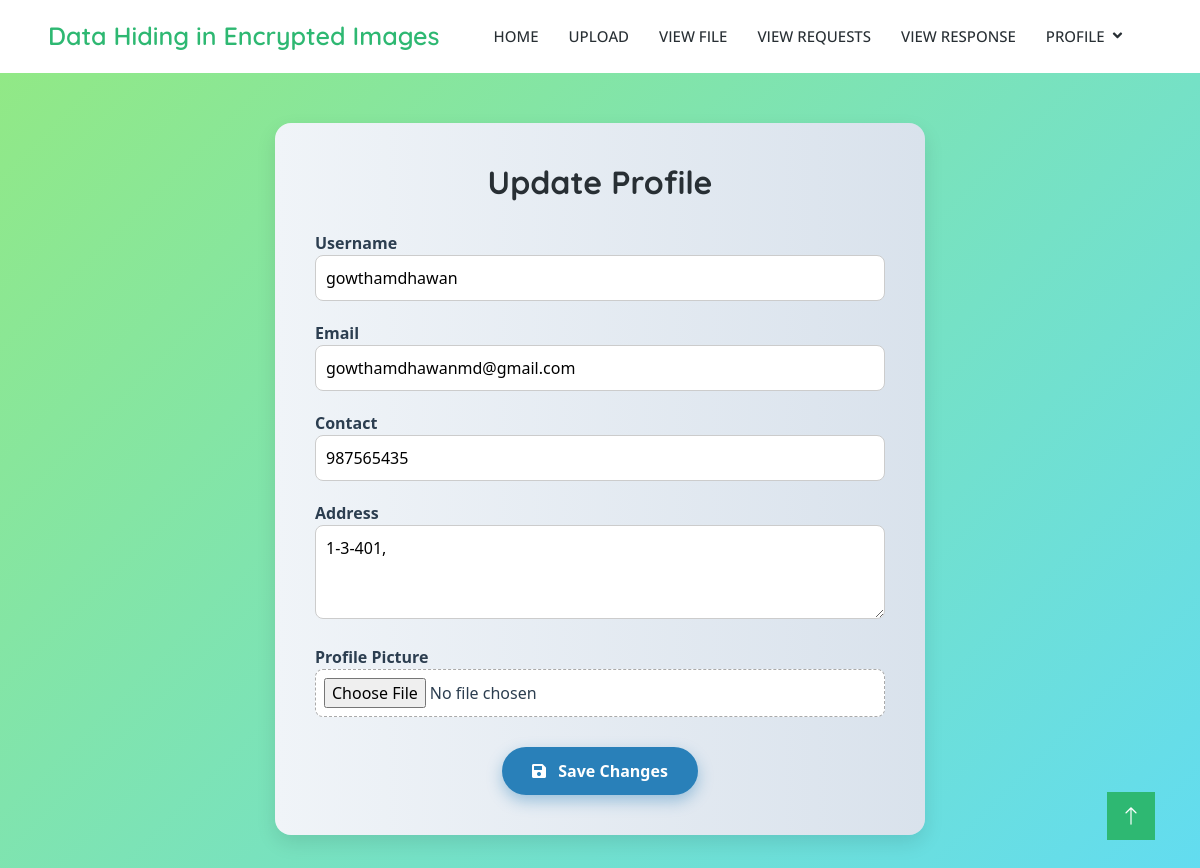
/update_profile/ (signed in), run on the app's committed database.
### app/models.py (models this page shows, shortened)
class UserModel(models.Model):
    username = models.CharField(max_length=50)
    email = models.EmailField()
    password = models.CharField(max_length=300)
    contact = models.IntegerField()
    address = models.TextField()
    profile = models.ImageField(upload_to='Profile')
    otp = models.CharField(max_length=8 , null=True)
    is_authorized = models.BooleanField(default=False)
    role = models.CharField(max_length=12 , choices=(('do','do') , ('du','du')))
    class Meta:
        db_table = 'UserModel'

### app/views.py (the view, shortened to what this page needs)
# urls.py: path('update_profile/' , update_profile, name='update_profile'),
def update_profile(request):
    email = request.session.get('email')
    if not email:
        messages.error(request , 'You must be logged in')
        return redirect('user_login')
    try:
        user = UserModel.objects.get(email = email)
    except UserModel.DoesNotExist:
        messages.error(request , 'User not found')
        return redirect('user_login')
    return render(request , 'update_profile.html' , {'user':user})

### templates/update_profile.html (shortened to what this page needs)
{% extends 'index.html' %}
{% block nav %}
<nav class="navbar navbar-expand-lg bg-white navbar-light sticky-top py-lg-0 px-4 px-lg-5 wow fadeIn" data-wow-delay="0.1s">
  <a href="{% url 'user_dashboard' %}" class="navbar-brand p-0">
    <h1 class="m-0 text-primary" style="font-size: 25px;">Data Hiding in Encrypted Images</h1>
  </a>
  <div class="collapse navbar-collapse py-4 py-lg-0" id="navbarCollapse">
    <div class="navbar-nav ms-auto align-items-center">
      <a href="{% url 'user_dashboard' %}" class="nav-item nav-link">Home</a>
      <a href="{% url 'uploadfile' %}" class="nav-item nav-link">Upload</a>
      <a href="{% url 'viewfile' %}" class="nav-item nav-link">View File</a>
      <a href="{% url 'view_requests' %}" class="nav-item nav-link">View Requests</a>
      <a href="{% url 'view_response' %}" class="nav-item nav-link">View Response</a>
      <div class="nav-item dropdown">
        <a href="#" class="nav-link dropdown-toggle d-flex align-items-center" data-bs-toggle="dropdown">
          <span>Profile</span>
        </a>
      </div>
    </div>
  </div>
</nav>
{% endblock %}
{% block hero %}
<div style="
    max-width: 650px;
    margin: 50px auto;
    padding: 40px;
    background: linear-gradient(to right, #f0f4f8, #d9e2ec);
    box-shadow: 0 8px 20px rgba(0, 0, 0, 0.1);
    border-radius: 16px;
    font-family: 'Segoe UI', Tahoma, Geneva, Verdana, sans-serif;
    color: #2c3e50;
">
    <h2 style="text-align: center; font-weight: bold; margin-bottom: 30px;">Update Profile</h2>
    <form method="POST" enctype="multipart/form-data" style="display: flex; flex-direction: column; gap: 20px;">
        <div>
            <label for="username" style="font-weight: 600;">Username</label><br>
            <input type="text" name="username" id="username" value="{{ user.username }}" required
                style="width: 100%; padding: 10px; border: 1px solid #ccc; border-radius: 8px;">
        </div>
        <div>
            <label for="email" style="font-weight: 600;">Email</label><br>
            <input type="email" name="email" id="email" value="{{ user.email }}" required
                style="width: 100%; padding: 10px; border: 1px solid #ccc; border-radius: 8px;">
        </div>
        <div>
            <label for="contact" style="font-weight: 600;">Contact</label><br>
            <input type="text" name="contact" id="contact" value="{{ user.contact }}" required
                style="width: 100%; padding: 10px; border: 1px solid #ccc; border-radius: 8px;">
        </div>
        <div>
            <label for="address" style="font-weight: 600;">Address</label><br>
            <textarea name="address" id="address" rows="3" required
                style="width: 100%; padding: 10px; border: 1px solid #ccc; border-radius: 8px;">{{ user.address }}</textarea>
        </div>
        <div>
            <label for="profile" style="font-weight: 600;">Profile Picture</label><br>
            <input type="file" name="profile" id="profile"
                style="width: 100%; padding: 8px; border: 1px dashed #aaa; border-radius: 8px; background-color: #fff;">
        </div>
        <div style="text-align: center; margin-top: 10px;">
            <button type="submit"
                style="
                    background-color: #2980b9;
                    color: white;
                    padding: 12px 30px;
                    border: none;
                    border-radius: 30px;
                    font-size: 16px;
                    font-weight: bold;
                    box-shadow: 0 6px 15px rgba(41, 128, 185, 0.4);
                    cursor: pointer;
                    transition: background-color 0.3s ease;
                "
                onmouseover="this.style.backgroundColor='#1f618d'"
                onmouseout="this.style.backgroundColor='#2980b9'"
            >
                <i class="fas fa-save" style="margin-right: 8px;"></i> Save Changes
            </button>
        </div>
    </form>
</div>
{% endblock %}

### static/css/style.css (style rules this page uses)
:root { --primary: #2EB872; --light: #F3F4F5; --dark: #282F34; }
.navbar.sticky-top { top: -100px; transition: .5s; }
.navbar .navbar-brand { display: flex; align-items: center; }
.navbar .dropdown-toggle::after { border: none; content: "\f107"; font-family: "Font Awesome 5 Free"; font-weight: 900; vertical-align: middle; margin-left: 8px; }
.navbar .navbar-nav .nav-link { margin-right: 30px; padding: 25px 0; color: #FFFFFF; font-size: 15px; font-weight: 500; text-transform: uppercase; outline: none; }
.navbar .navbar-nav .nav-link { color: var(--dark); font-weight: 500; }

### templates/update_profile.html (style rules this page uses)
body { background: linear-gradient(135deg ,#93e982, #62dcf1 ); }

### data on the page
UserModel: username "gowthamdhawan", email "gowthamdhawanmd@gmail.com", contact "987565435", address "1-3-401,"
